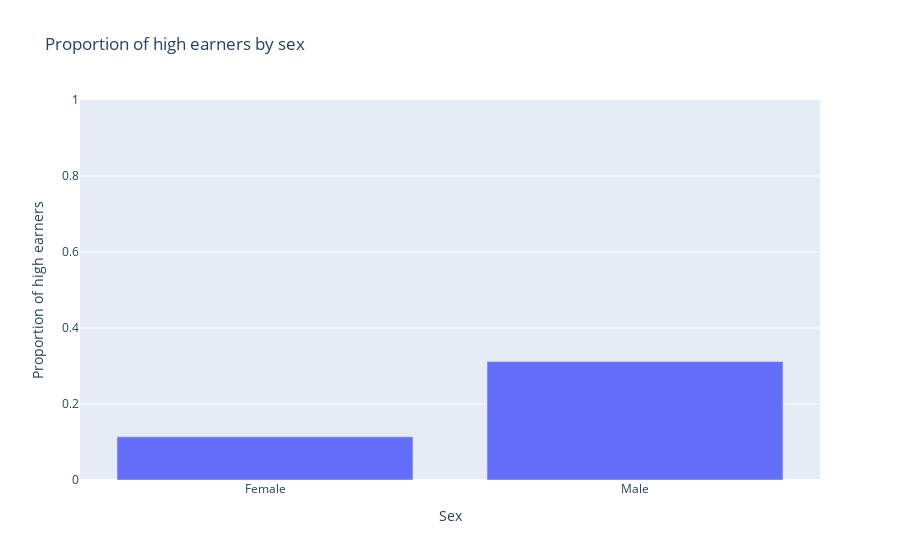

The code cell stored with this chart in its notebook:
### Markdown cell above
## Bias in data

Visualise biases present in the data

### Code cell
salary_by_sex = train[["sex", "salary"]].groupby("sex").mean()

fig_salary_by_sex = go.Figure(
    [go.Bar(x=["Female", "Male"], y=salary_by_sex.salary)],
    go.Layout(
        title="Proportion of high earners by sex",
        xaxis={"title": "Sex"},
        yaxis={"range": [0, 1], "title": "Proportion of high earners"},
    ),
)
fig_salary_by_sex

### Figure 1 — Plotly figure (JSON) as saved in the notebook; plotly's stock layout.template omitted (floating-point values rounded to 4 significant figures)
{"data": [{"type": "bar", "x": ["Female", "Male"], "y": [0.1138, 0.312]}], "layout": {"title": {"text": "Proportion of high earners by sex"}, "xaxis": {"title": {"text": "Sex"}}, "yaxis": {"range": [0, 1], "title": {"text": "Proportion of high earners"}}}}
